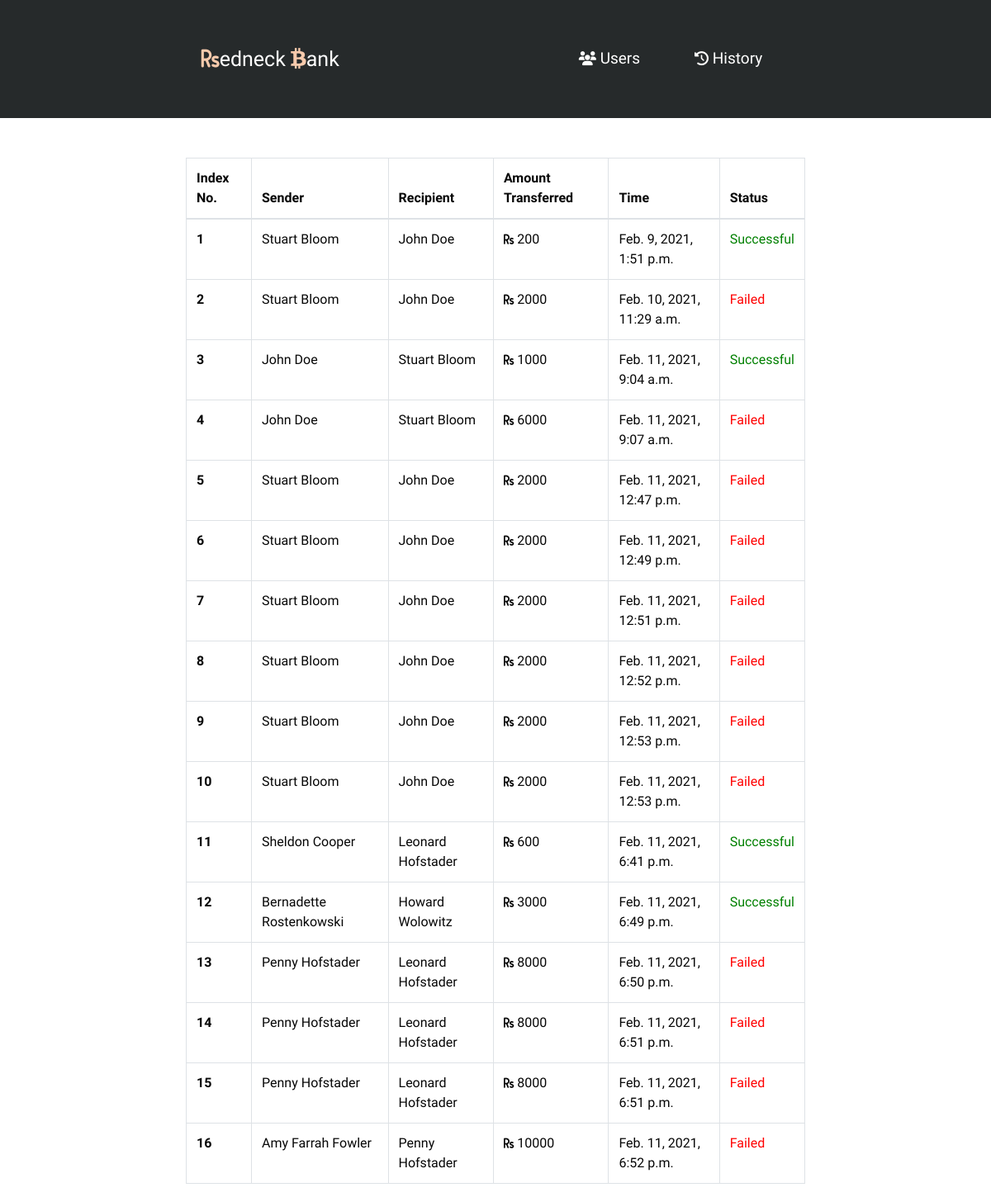
The page /history/ on the database its author committed.
### BS_APP/models.py (models this page shows)
class Transaction(models.Model):
    sender = models.ForeignKey(to=User, on_delete=models.CASCADE, null=True, related_name='sender_name')
    recipient = models.ForeignKey(to=User, on_delete=models.CASCADE, null=True, related_name='receiver_name')
    amount = models.IntegerField(null=True, blank=True)
    status = models.CharField(max_length=200,null=True, blank=True)
    created_at = models.DateTimeField(default=timezone.now)

class User(AbstractBaseUser, PermissionsMixin):
    full_name = models.CharField(max_length=255, null=True, blank=True)
    email = models.EmailField(_('email address'), unique=True)
    is_active = models.BooleanField(default=True)
    date_joined = models.DateTimeField(default=timezone.now)
    is_staff = models.BooleanField(default=False)
    current_balance = models.IntegerField( null=True, blank=True)
    USERNAME_FIELD = 'email'
    REQUIRED_FIELDS = []
    objects = CustomUserManager()
    def __str__(self):
        return self.full_name

### BS_APP/views.py (the view)
# urls.py: path('history/',history)
def history(request):
    transactions = Transaction.objects.all()
    return render(request, 'history.html', {"transactions":transactions})

### BS_APP/templates/history.html
{% extends 'base.html' %}{% load static %} {% block body %}
<div class="table-responsive container table-hover mt-5">
  <table class="table table-bordered">
    <thead>
      <tr>
        <th scope="col">Index No.</th>
        <th scope="col">Sender</th>
        <th scope="col">Recipient</th>
        <th scope="col">Amount Transferred</th>
        <th scope="col">Time</th>
        <th scope="col">Status</th>
      </tr>
    </thead>
    <tbody>
      {% for t in transactions %}
      <tr>
        <th scope="row">{{ forloop.counter }}</th>
        <td>{{ t.sender }}</td>
        <td>{{ t.recipient }}</td>
        <td><i class="fas fa-rupee-sign rupee"></i> {{ t.amount }}</td>
        <td>{{ t.created_at }}</td>
        {% if t.status == "Successful" %}
        <td style="color: green">{{ t.status }}</td>
        {% else %}
        <td style="color: red">{{ t.status }}</td>
        {% endif %}
      </tr>
      {% endfor %}
    </tbody>
  </table>
</div>
{% endblock %}

### BS_APP/static/css/style.css (style rules this page uses)
* { font-family: "Varela", sans-serif; }
body { -webkit-background-size: cover; -moz-background-size: cover; background-size: cover; -o-background-size: cover; background-color: #262a2b !important; color: #fff !important; margin-bottom: 150px; }
.base { background-color: #fff !important; color: #070707 !important; }
* { margin: 0; padding: 0; list-style: none; text-decoration: none; }
.container { width: 65% !important; max-width: 95% !important; }
.rupee { font-size: 14px !important; }

### rows shown on the page
Transaction: sender "Stuart Bloom", recipient "John Doe", amount "200", created_at "Feb. 9, 2021, 1:51 p.m.", status "Successful"
Transaction: sender "Stuart Bloom", recipient "John Doe", amount "2000", created_at "Feb. 10, 2021, 11:29 a.m.", status "Failed"
Transaction: sender "John Doe", recipient "Stuart Bloom", amount "1000", created_at "Feb. 11, 2021, 9:04 a.m.", status "Successful"
Transaction: sender "John Doe", recipient "Stuart Bloom", amount "6000", created_at "Feb. 11, 2021, 9:07 a.m.", status "Failed"
Transaction: sender "Stuart Bloom", recipient "John Doe", amount "2000", created_at "Feb. 11, 2021, 12:47 p.m.", status "Failed"
Transaction: sender "Stuart Bloom", recipient "John Doe", amount "2000", created_at "Feb. 11, 2021, 12:49 p.m.", status "Failed"
Transaction: sender "Stuart Bloom", recipient "John Doe", amount "2000", created_at "Feb. 11, 2021, 12:51 p.m.", status "Failed"
Transaction: sender "Stuart Bloom", recipient "John Doe", amount "2000", created_at "Feb. 11, 2021, 12:52 p.m.", status "Failed"
Transaction: sender "Stuart Bloom", recipient "John Doe", amount "2000", created_at "Feb. 11, 2021, 12:53 p.m.", status "Failed"
Transaction: sender "Stuart Bloom", recipient "John Doe", amount "2000", created_at "Feb. 11, 2021, 12:53 p.m.", status "Failed"
Transaction: sender "Sheldon Cooper", recipient "Leonard Hofstader", amount "600", created_at "Feb. 11, 2021, 6:41 p.m.", status "Successful"
Transaction: sender "Bernadette Rostenkowski", recipient "Howard Wolowitz", amount "3000", created_at "Feb. 11, 2021, 6:49 p.m.", status "Successful"
Transaction: sender "Penny Hofstader", recipient "Leonard Hofstader", amount "8000", created_at "Feb. 11, 2021, 6:50 p.m.", status "Failed"
Transaction: sender "Penny Hofstader", recipient "Leonard Hofstader", amount "8000", created_at "Feb. 11, 2021, 6:51 p.m.", status "Failed"
Transaction: sender "Penny Hofstader", recipient "Leonard Hofstader", amount "8000", created_at "Feb. 11, 2021, 6:51 p.m.", status "Failed"
Transaction: sender "Amy Farrah Fowler", recipient "Penny Hofstader", amount "10000", created_at "Feb. 11, 2021, 6:52 p.m.", status "Failed"
